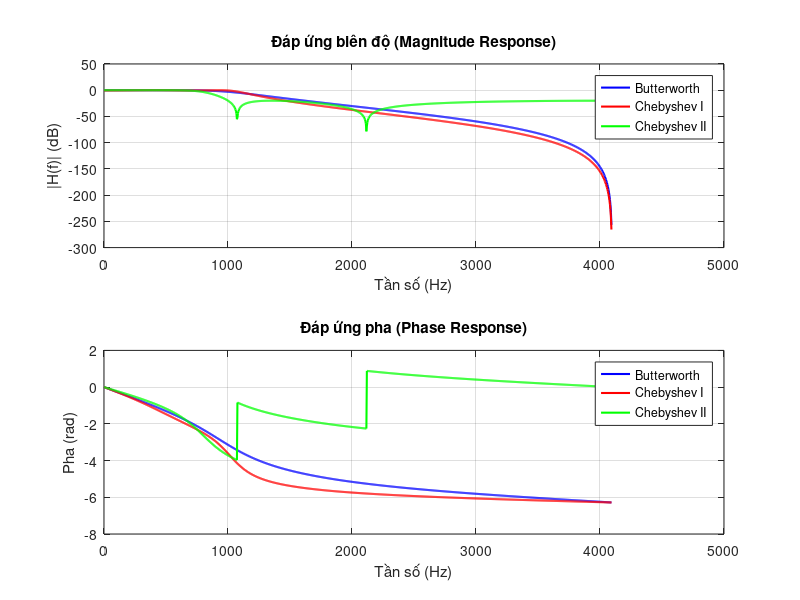

This figure's MATLAB source:
clc; clear; close all;

fs = 8192;         % Tần số lấy mẫu
fc = 1000;         % Tần số cắt (cutoff frequency)
n = 4;             % Bậc lọc

% === Bộ lọc thông thấp (Low-pass filter) ===
[b_butter, a_butter] = butter(n, fc/(fs/2));
[b_cheby1, a_cheby1] = cheby1(n, 0.5, fc/(fs/2));
[b_cheby2, a_cheby2] = cheby2(n, 20, fc/(fs/2));

% === Đáp ứng biên độ và pha ===
[H_butter, w] = freqz(b_butter, a_butter, 1024, fs);
H_cheby1 = freqz(b_cheby1, a_cheby1, 1024, fs);
H_cheby2 = freqz(b_cheby2, a_cheby2, 1024, fs);

figure;
subplot(2,1,1)
plot(w, 20*log10(abs(H_butter)), 'b', 'LineWidth', 1.5); hold on;
plot(w, 20*log10(abs(H_cheby1)), 'r', 'LineWidth', 1.5);
plot(w, 20*log10(abs(H_cheby2)), 'g', 'LineWidth', 1.5);
grid on;
title('Đáp ứng biên độ (Magnitude Response)');
xlabel('Tần số (Hz)'); ylabel('|H(f)| (dB)');
legend('Butterworth','Chebyshev I','Chebyshev II');

subplot(2,1,2)
plot(w, unwrap(angle(H_butter)), 'b', 'LineWidth', 1.5); hold on;
plot(w, unwrap(angle(H_cheby1)), 'r', 'LineWidth', 1.5);
plot(w, unwrap(angle(H_cheby2)), 'g', 'LineWidth', 1.5);
grid on;
title('Đáp ứng pha (Phase Response)');
xlabel('Tần số (Hz)'); ylabel('Pha (rad)');
legend('Butterworth','Chebyshev I','Chebyshev II');
